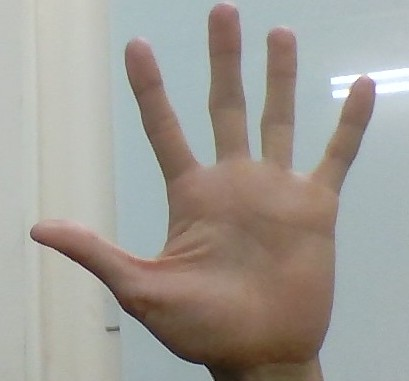
#> input picture data/WIN_20250519_15_41_31_Pro.jpg, 409 x 381 px, given in place of the camera
$ jupyter execute first.ipynb   (text cells are left out)
#> lines starting #> are read from the running program, lines starting #| are printed output that depends on the picture; after the words box and inside, x2 and y2 are one past the last pixel; in counts of white or black regions, pixels touching at a corner belong together; pictures that were not available may be replaced by others from this repository, and a replacement may not be noted
[cell 1]
import numpy as np
import cv2

[cell 2]
cap = cv2.VideoCapture(0)

while True:
    ret, frame = cap.read()
#> frame is the input picture: shape (381, 409, 3); mean B, G, R 150, 156.7, 160.4

    cv2.imshow('frame', frame)
    cv2.putText(frame, f'frame', (50, 50), cv2.FONT_HERSHEY_COMPLEX, 1, (0, 255, 0), 2)
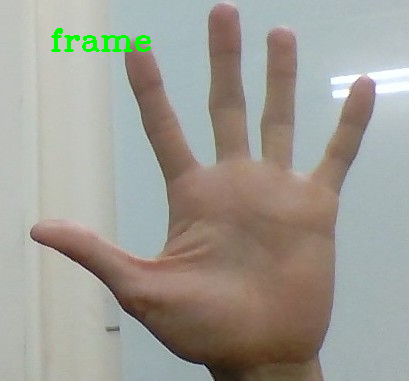
#> frame: shape (381, 409, 3); 0.57% of pixels changed, all inside (x1, y1, x2, y2) = (51, 28, 151, 52)

    if cv2.waitKey(1) & 0xFF == ord('q'):
#> (key q is pressed here)
        break

cap.release()
cv2.destroyAllWindows()

[cell 3]
import numpy as np
import cv2

img = cv2.imread(r"D:\9731874859d14f0394958dfc04e5c338.webp")

cv2.imshow("original", img)

cropped_img = img[80:550, 150:550]
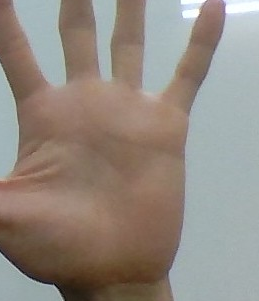
#> cropped_img: shape (301, 259, 3); mean B, G, R 128.1, 136.9, 146.5

cv2.imshow("cropped", cropped_img)

cv2.imwrite("Cropped Image.jpg", cropped_img)

cv2.waitKey(0)
cv2.destroyAllWindows()

[cell 4]
import numpy as np
import cv2

image = cv2.imread(r"D:\9731874859d14f0394958dfc04e5c338.webp")\

gray = cv2.cvtColor(image, cv2.COLOR_BGR2GRAY)
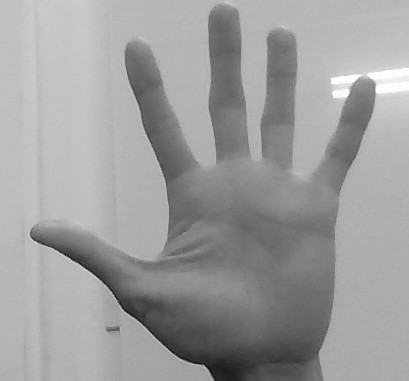
#> gray: shape (381, 409); min 6, max 255, mean 157

_,thresh = cv2.threshold(gray, 120, 550, cv2.THRESH_BINARY)
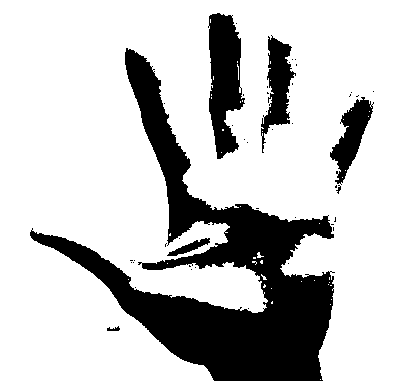
#> thresh: shape (381, 409); 77.6% white; 46 black regions (39 under 20 px)

contours, _ = cv2.findContours(thresh, cv2.RETR_EXTERNAL, cv2.CHAIN_APPROX_SIMPLE)
#> contours = 23 contours, 22 with area under 20; largest, box (x1, y1, x2, y2) and area: (0, 0, 409, 381) 126707

cv2.drawContours(image, contours, -1, (0, 255, 0), 3)
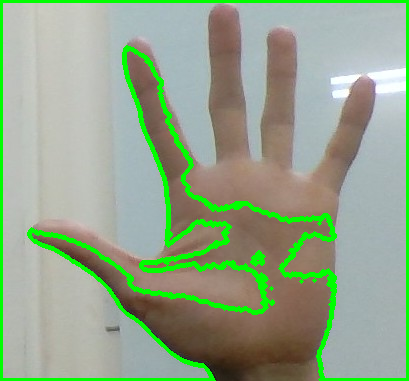
#> image: shape (381, 409, 3); 8.2% of pixels changed, all inside (x1, y1, x2, y2) = (0, 0, 409, 381)

cv2.imshow('Background Removed', image)
cv2.waitKey(0)
cv2.destroyAllWindows()
